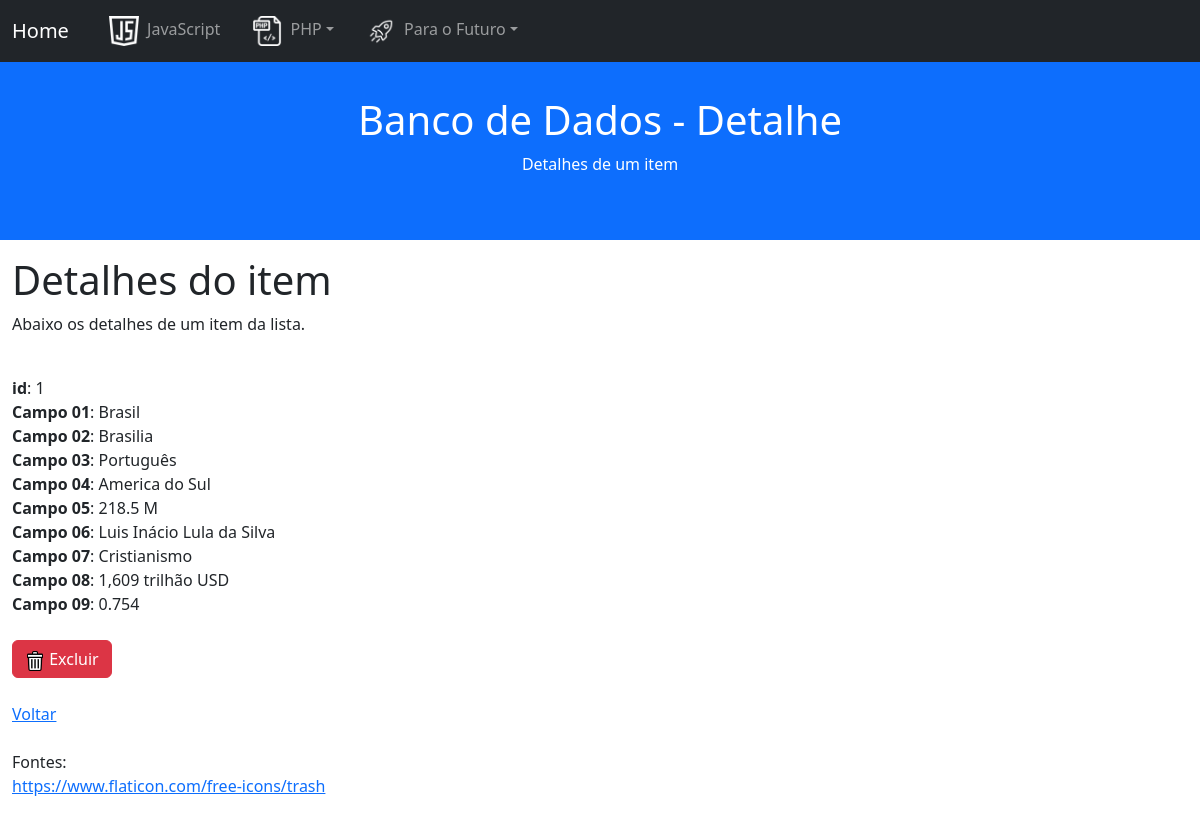
/06_tudo-detalhe/detalhe.php?id=1, run on the app's committed database.
### tables this page shows
CREATE TABLE paises (
    id INTEGER AUTO_INCREMENT PRIMARY KEY
    ,nome VARCHAR(50)
    ,capital VARCHAR(50)
    ,idioma VARCHAR(50)
    ,continente VARCHAR(50)
    ,populacao VARCHAR(50)
    ,lider_politico VARCHAR(50)
    ,religiao_dominante VARCHAR(50)
    ,PIB VARCHAR(50)
    ,IDH FLOAT
);

### 06_tudo-detalhe/detalhe.php (the view, shortened to what this page needs)
<!DOCTYPE html>
<html lang="en">
<head>
  <link href="https://cdn.jsdelivr.net/npm/bootstrap@5.2.3/dist/css/bootstrap.min.css" rel="stylesheet">
</head>
<body>
<?php include("../menu.php"); ?>
<div class="container-fluid p-5 bg-primary text-white text-center">
  <h1>Banco de Dados - Detalhe</h1>
  <p>Detalhes de um item</p>
</div>
<div class="container-fluid mt-3">
  <h1>Detalhes do item</h1>
  <p>Abaixo os detalhes de um item da lista.</p>
  <?php
    $id = $_GET['id'];
  ?>
  <?php
    include("../banco_dados_conexao.php");
    try {
      $sth = $dbh->prepare("SELECT * FROM paises WHERE id = ?");
      $sth->bindParam( 1, $id );
      $sth->execute();
      $result = $sth->fetchAll(PDO::FETCH_ASSOC);
      if(!empty($result)) {
        echo "<br><b>id</b>: ". $result[0]['id'];
        echo "<br><b>Campo 01</b>: ". $result[0]['nome'];
        echo "<br><b>Campo 02</b>: ". $result[0]['capital'];
        echo "<br><b>Campo 03</b>: ". $result[0]['idioma'];
        echo "<br><b>Campo 04</b>: ". $result[0]['continente'];
        echo "<br><b>Campo 05</b>: ". $result[0]['populacao'];
        echo "<br><b>Campo 06</b>: ". $result[0]['lider_politico'];
        echo "<br><b>Campo 07</b>: ". $result[0]['religiao_dominante'];
        echo "<br><b>Campo 08</b>: ". $result[0]['PIB'];
        echo "<br><b>Campo 09</b>: ". $result[0]['IDH'];
      }
    } catch (PDOException $e) {
      print "Error!: " . $e->getMessage();
      die();
    }
  ?>
<br><br>
<a href="excluir.php?id=<?php echo $id; ?>" class="btn btn-danger">
    <img src="/web_responsivo/img/trash.png" width="20" /> Excluir
</a>
<br><br>
<a href="index.php">Voltar</a>
<br><br>
Fontes:
<br> <a href="https://www.flaticon.com/free-icons/trash" >https://www.flaticon.com/free-icons/trash</a>
</div>
<br><br>
</body>
</html>

### data on the page
paises: id "1", nome "Brasil", capital "Brasilia", idioma "Português", continente "America do Sul", populacao "218.5 M", lider_politico "Luis Inácio Lula da Silva", religiao_dominante "Cristianismo", PIB "1,609 trilhão USD", IDH "0.754"
